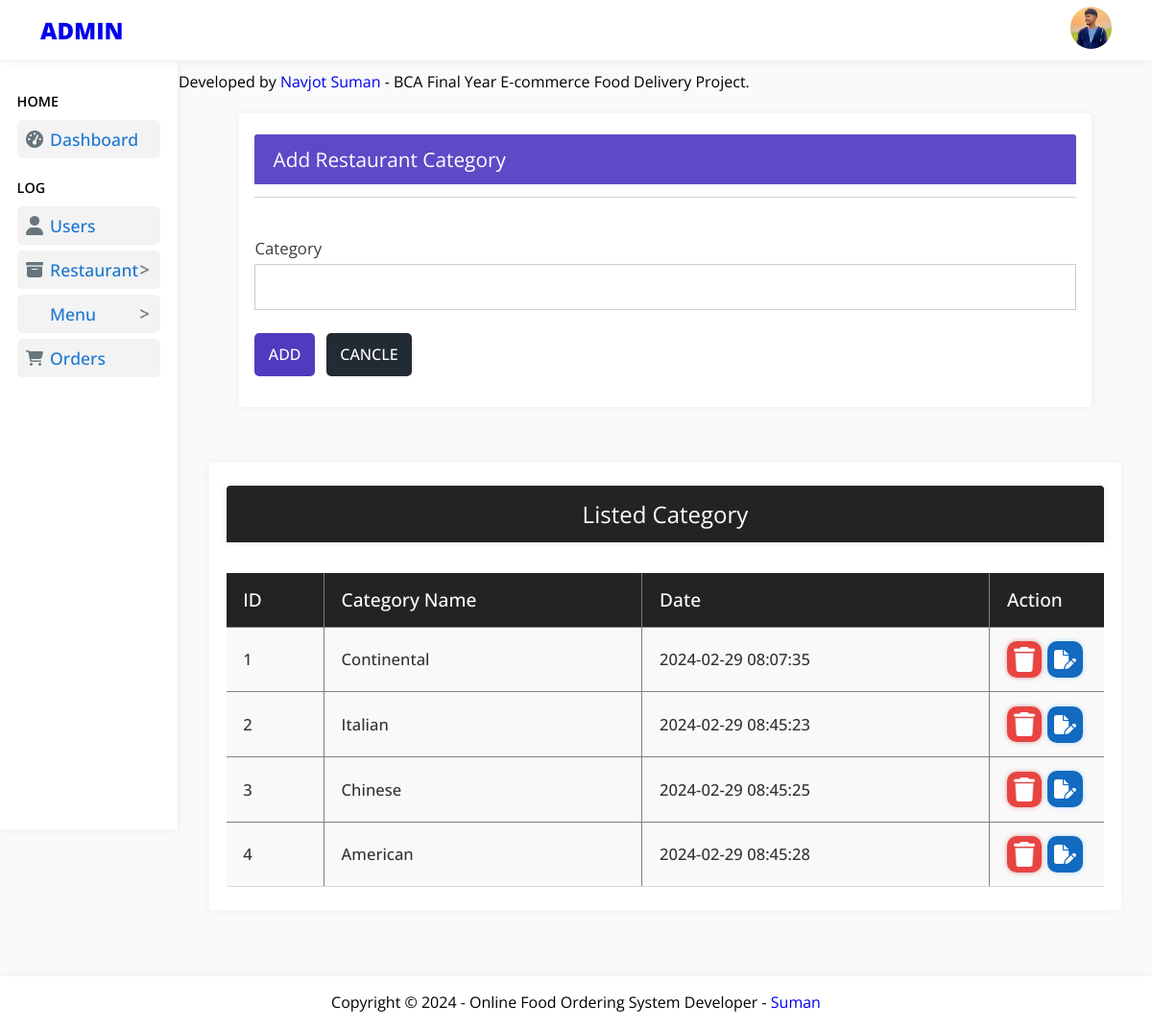
Page /admin/all_restaurant-add_category.php (signed in) on the committed database.
### tables this page shows
CREATE TABLE `res_category` (
  `c_id` int(11) NOT NULL,
  `c_name` varchar(222) NOT NULL,
  `date` timestamp NOT NULL DEFAULT current_timestamp() ON UPDATE current_timestamp()
);

### admin/all_restaurant-add_category.php (the view, shortened to what this page needs)
<!DOCTYPE html>
<html lang="en">
<?php
require '../connection/_dbconnect.php';
?>
<head>
    <link rel="stylesheet" href="css/style.css">
    <link rel="stylesheet" href="css/all_users.css">
    <link rel="stylesheet" href="css/all_restaurant-add_category.css">
</head>
<body>
    <?php include 'include/_navbar.php'; ?>
    <div class="dashboard-main">
        <header>
            <?php
            include 'include/_mainAside.php';
            ?>
            <div class="main-right-display">
                <?php
                include 'include/_marquee_info.php';
                ?>
                <div class="right_side_boxes">
                    <div class="upper-box">
                        <div class="add-display-category">
                            <div class="add_restaurant-category">
                                <div class="add_restaurant-category-container">
                                    <div class="add_restaurant_category-heading">
                                        <h2>Add Restaurant Category</h2>
                                    </div>
                                    <hr>
                                </div>
                                <form action="" method="post" id="form">
                                    <div class="category">
                                        <label for="category">Category</label><br>
                                        <input type="text" name="category" id="category" minlength="3">
                                    </div>
                                    <div class="add_restaurant-category_buttons">
                                        <div class="add_button">
                                            <input type="submit" value="ADD" name="add">
                                        </div>
                                        <div class="reset_button">
                                            <input type="reset" value="CANCLE">
                                        </div>
                                    </div>
                                </form>
                            </div>
                        </div>
                    </div>
                    <div class="lower-box">
                        <div class="show-category_box">
                            <div class="show_category-container">
                                <div class="show_category_heading">
                                    <h2>Listed Category</h2>
                                </div>
                                <table id="show_category_table">
                                    <thead>
                                        <tr>
                                            <td class="border-right border-bottom">ID</td>
                                            <td class="border-right border-bottom">Category Name</td>
                                            <td class="border-right border-bottom">Date</td>
                                            <td class="border-bottom" style="width: 13%;">Action</td>
                                        </tr>
                                    </thead>
                                    <tbody>
                                        <?php
                                        $sql = "SELECT * FROM `res_category`";
                                        $result = mysqli_query($conn, $sql);
                                        $row = mysqli_num_rows($result);
                                        if ($row > 0) {
                                            $count = 0;
                                            while ($row = mysqli_fetch_assoc($result)) {
                                                $count += 1;
                                                $cat_id = $row['c_id'];
                                                $cat_name = $row['c_name'];
                                                $cat_date = $row['date'];
                                                echo '<tr>
                                                        <td class="border-right border-top">' . $count . '</td>
                                                        <td class="border-right border-top">' . $cat_name . '</td>
                                                        <td class="border-right border-top">' . $cat_date . '</td>
                                                        <td class="action_data border-top">
                                                        <a class="action-trush_button" data-cat_number="' . $cat_id . '"><img src="images/icons/trash-solid.png" alt="" srcset="" class="action-img"></a>
                                                        <a class="action-edit_button" data-cat_number="' . $cat_id . '"><img src="images/icons/file-pen-solid.png" alt="" srcset="" class="action-img"></a>
                                                        </td>
                                                    </tr>';
                                            }
                                        }
                                        ?>
                                    </tbody>
                                </table>
                            </div>
                        </div>
                    </div>
                </div>
            </div>
        </header>
    </div>
    <?php
    include 'include/_footer.php';
    ?>
</body>
</html>

### admin/css/style.css (style rules this page uses)
:root { --color-aside: #686868; --color-aside-hover: #1976d2; }
* { margin: 0; padding: 0; border: 0; outline: 0; text-decoration: none; list-style: none; box-sizing: border-box; font-family: "Open Sans", sans-serif; }
html { scroll-behavior: smooth; }
body { background-color: #fafafa; }
.dashboard-main { padding-top: 4rem; }
header { display: grid; grid-template-columns: 15.5% 84.5%; }

### admin/css/all_users.css (style rules this page uses)
.action_data { display: flex; gap: 12%; align-items: center; justify-content: center; }

### admin/css/all_restaurant-add_category.css (style rules this page uses)
* { font-family: "Open Sans", sans-serif; }
html { scroll-behavior: smooth; }
.right_side_boxes { padding: 0.3rem 1.5rem; }
.right_side_boxes .upper-box { padding: 1rem 2.4rem; }
.upper-box .add-display-category { background-color: #ffffff; border-radius: 3.4px; padding: 1.4rem 1rem 2rem; box-shadow: 0 0 10px rgba(0, 0, 0, 0.046); border: 1px solid rgb(244, 244, 244); }
.add_restaurant_category-heading { background-color: #5c4ac7; border-top-left-radius: 3px; border-top-right-radius: 3px; padding: .73rem 1.2rem; margin-bottom: .82rem; }
hr { border-top: 1px solid rgb(211, 211, 211); }
.add_restaurant_category-heading h2 { color: white; font-weight: 400; font-size: 1.3rem; }
#form { margin-top: 2.6rem; }
#form label { color: rgb(61, 61, 61); font-size: 1.05rem; }
#form .category input { margin-top: 5px; width: 100%; padding: .69rem .6rem; font-size: 1.1rem; border: 1px solid rgb(204, 204, 204); transition: all 300ms ease; }
.add_restaurant-category_buttons { display: flex; gap: 12px; margin-top: 1.5rem; }
.add_restaurant-category_buttons .add_button input { background-color: #4f3bbe; color: white; font-weight: 500; padding: .7rem .9rem; font-size: 1rem; border-radius: 5px; transition: all 300ms ease; cursor: pointer; }
.add_restaurant-category_buttons .reset_button input { background-color: #222b34; color: white; font-weight: 500; padding: .7rem .9rem; font-size: 1rem; border-radius: 5px; transition: all 300ms ease; cursor: pointer; }
.lower-box { padding: 2.6rem .5rem 2rem; }
.show_category-container { background-color: white; border-radius: 4px; padding: 1.5rem 1.1rem; box-shadow: 0 0 15px rgba(0, 0, 0, 0.046); }
.show_category-container .show_category_heading { background-color: rgb(36, 35, 35); padding: .8rem 1rem; border-top-left-radius: 4px; border-top-right-radius: 4px; box-shadow: 0 0 8px rgba(0, 0, 0, 0.096); }
.show_category-container .show_category_heading h2 { color: white; font-weight: 400; text-align: center; }
#show_category_table { width: 100%; height: fit-content; border-spacing: 0; margin-top: 2rem; border-bottom: 1px solid rgb(216, 216, 216); }
#show_category_table thead tr { background-color: rgb(36, 35, 35); color: white; font-weight: 500; font-size: 1.2rem; }
#show_category_table tr td { padding: .9rem 1rem .9rem 1.1rem; }
.border-right { border-right: 1px solid grey; }
.border-top { border-top: 1px solid grey; }
tbody tr { background-color: #f9f9f9; font-size: 1.04rem; font-weight: 500; color: rgb(51, 51, 51); }
.action-img { width: 1.4rem; }
.action_data { gap: 7%; justify-content: flex-start; }
.action-trush_button { display: grid; background-color: #e74442; box-shadow: 0 0 5px #de9896; border-radius: 10px; padding: 6px 7px; }
.action-trush_button img { align-self: center; filter: invert(1); }
.action-edit_button { display: grid; background-color: #126ac1; box-shadow: 0 0 5px #b6d8f3; border-radius: 10px; padding: 9px 7px; transition: all 250ms ease-in; }
.action-edit_button img { filter: invert(1); align-self: center; }

### rows in the picture
res_category: c_name "Continental", date "2024-02-29 08:07:35"
res_category: c_name "Italian", date "2024-02-29 08:45:23"
res_category: c_name "Chinese", date "2024-02-29 08:45:25"
res_category: c_name "American", date "2024-02-29 08:45:28"
